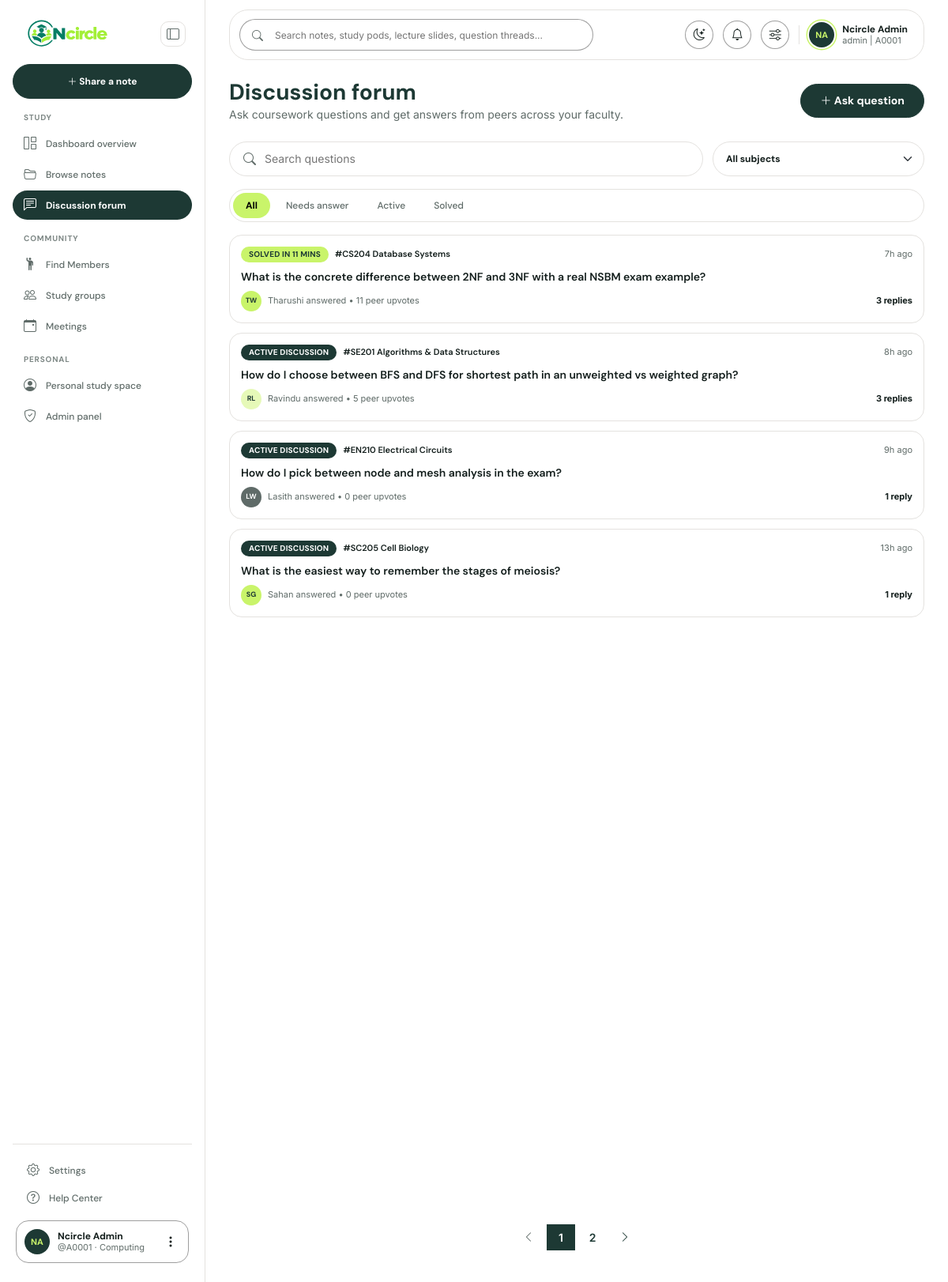
The page /forum (signed in) on the database its author committed.
### tables this page shows
CREATE TABLE users (
    id INT UNSIGNED AUTO_INCREMENT PRIMARY KEY,
    name VARCHAR(100) NOT NULL,
    username VARCHAR(60) NOT NULL UNIQUE,
    student_id VARCHAR(20) NOT NULL UNIQUE,
    email VARCHAR(120) NOT NULL UNIQUE,
    faculty VARCHAR(30) NOT NULL,
    academic_year TINYINT UNSIGNED NOT NULL DEFAULT 1,
    bio VARCHAR(500) NULL,
    avatar VARCHAR(80) NULL,
    skills VARCHAR(255) NULL,
    open_to_help TINYINT(1) NOT NULL DEFAULT 1,
    listed_in_directory TINYINT(1) NOT NULL DEFAULT 1,
    password_hash VARCHAR(255) NOT NULL,
    role ENUM('student','admin') NOT NULL DEFAULT 'student',
    status ENUM('active','blocked') NOT NULL DEFAULT 'active',
    weekly_goal_minutes SMALLINT UNSIGNED NOT NULL DEFAULT 600,
    email_verified_at DATETIME NULL,
    last_seen_at DATETIME NULL,
    created_at DATETIME NOT NULL DEFAULT CURRENT_TIMESTAMP
);

CREATE TABLE questions (
    id INT UNSIGNED AUTO_INCREMENT PRIMARY KEY,
    user_id INT UNSIGNED NOT NULL,
    subject_id INT UNSIGNED NOT NULL,
    title VARCHAR(200) NOT NULL,
    body TEXT NOT NULL,
    views INT UNSIGNED NOT NULL DEFAULT 0,
    solved_at DATETIME NULL,
    is_hidden TINYINT(1) NOT NULL DEFAULT 0,
    created_at DATETIME NOT NULL DEFAULT CURRENT_TIMESTAMP,
    FOREIGN KEY (user_id) REFERENCES users(id) ON DELETE CASCADE,
    FOREIGN KEY (subject_id) REFERENCES subjects(id),
    FULLTEXT INDEX ft_questions (title, body)
);

CREATE TABLE subjects (
    id INT UNSIGNED AUTO_INCREMENT PRIMARY KEY,
    code VARCHAR(12) NOT NULL UNIQUE,
    name VARCHAR(100) NOT NULL,
    faculty VARCHAR(30) NOT NULL,
    year TINYINT UNSIGNED NOT NULL DEFAULT 1,
    is_active TINYINT(1) NOT NULL DEFAULT 1
);

### views/components/thread-card.php (the view)
<?php
$question = $question ?? [];
$badge = Question::statusBadge($question);
$replies = (int) $question["replies"];
$lead = $question["lead_answerer"] ?? null;
?>
<article class="sc-thread">
    <div class="sc-thread__top">
        <span class="sc-state sc-state--<?= e($badge["tone"]) ?>"><?= e($badge["label"]) ?></span>
        <span class="sc-thread__subject">#<?= e($question["subject"]) ?> <?= e($question["subject_name"]) ?></span>
        <span class="sc-thread__time"><?= e(time_ago($question["created_at"])) ?></span>
    </div>
    <h3 class="sc-thread__title"><a href="<?= e(url("/forum/" . (int) $question["id"])) ?>"><?= e($question["title"]) ?></a></h3>
    <div class="sc-thread__foot">
        <?= component("avatar", ["name" => $lead ?: $question["author"], "photo" => $lead ? avatar_url($question["lead_id"] ?? 0, $question["lead_avatar"] ?? null) : avatar_url($question["user_id"] ?? 0, $question["author_avatar"] ?? null), "size" => "sm"]) ?>
        <span class="sc-thread__meta">
            <?php if ($lead): ?>
                <?= e(strtok($lead, " ")) ?> answered &bull; <?= (int) $question["upvotes"] ?> peer upvotes
            <?php else: ?>
                <?= e(strtok($question["author"], " ")) ?> asking &bull; <?= (int) $question["views"] ?> views
            <?php endif; ?>
        </span>
        <?php if ($replies > 0): ?>
            <strong class="sc-thread__count"><?= $replies ?> <?= $replies === 1 ? "reply" : "replies" ?></strong>
        <?php else: ?>
            <a class="sc-thread__first" href="<?= e(url("/forum/" . (int) $question["id"] . "#reply")) ?>">Be first</a>
        <?php endif; ?>
    </div>
</article>

### views/forum/index.php (shortened to what the rows shown need)
<?= component("page-header", [
    "title" => "Discussion forum",
    "subtitle" => "Ask coursework questions and get answers from peers across your faculty.",
    "actions" => component("button", ["label" => "Ask question", "icon" => "plus-lg", "variant" => "dark", "size" => "sm", "href" => url("/forum/create")]),
]) ?>
<?php if ($result["rows"]): ?>
    <div class="sc-stack">
        <?php foreach ($result["rows"] as $question): ?><?= component("thread-card", ["question" => $question]) ?><?php endforeach; ?>
    </div>
<?php else: ?>
    <div class="sc-card"><?= component("empty-state", ["icon" => "chat-left-text", "title" => "No questions found", "text" => "Be the first to ask about this.", "actionLabel" => "Ask question", "actionHref" => url("/forum/create")]) ?></div>
<?php endif; ?>

### views/components/avatar.php
<?php
$name = $name ?? "";
$photo = $photo ?? null;
$tones = ["teal", "lime", "grey", "pale"];
$tone = $tone ?? $tones[abs(crc32((string) $name)) % count($tones)];
$size = $size ?? "md";
$ring = !empty($ring);
?>
<span class="sc-person sc-person--<?= e($tone) ?> sc-person--<?= e($size) ?><?= $ring ? " sc-person--ring" : "" ?>" aria-hidden="true"><?php if ($photo): ?><img src="<?= e($photo) ?>" alt="" loading="lazy"><?php else: ?><?= e(initials($name)) ?><?php endif; ?></span>

### views/partials/sidebar.php (shortened to what the rows shown need)
<?php
$user = Auth::user();
?>
<aside class="sc-sidebar offcanvas-lg offcanvas-start" tabindex="-1" id="scSidebar" aria-label="Main menu">
    <div class="sc-sidebar__inner">
        <div class="sc-sidebar__foot">
            <div class="sc-user-widget">
                <a class="sc-user-widget__text" href="<?= e(url("/profile")) ?>">
                    <strong><?= e($user["name"]) ?></strong>
                    <small>@<?= e($user["student_id"]) ?> &middot; <?= e($user["faculty"]) ?></small>
                </a>
            </div>
        </div>
    </div>
</aside>

### views/partials/navbar-app.php (shortened to what the rows shown need)
<?php
$user = Auth::user();
?>
<header class="sc-topbar-wrap">
    <div class="sc-topbar">
        <div class="sc-topbar__actions">
            <a class="sc-topbar__profile" href="<?= e(url("/profile")) ?>">
                <span class="sc-topbar__who">
                    <strong><?= e($user["name"]) ?></strong>
                    <small><?= e($user["username"]) ?> | <?= e($user["student_id"]) ?></small>
                </span>
            </a>
        </div>
    </div>
</header>

### rows shown on the page
users: name "Ncircle Admin", student "A0001", faculty "Computing", username "admin"
questions: solved_at+created_at "SOLVED IN 11 MINS", subject.code "CS204", subject.name "Database Systems", created_at "7h ago", title "What is the concrete difference between 2NF and 3NF with a real NSBM exam example?", name "TW", lead "Tharushi", upvotes "11", replies "3"
questions: label "ACTIVE DISCUSSION", subject.code "SE201", subject.name "Algorithms & Data Structures", created_at "8h ago", title "How do I choose between BFS and DFS for shortest path in an unweighted vs weighted graph?", name "RL", lead "Ravindu", upvotes "5", replies "3"
questions: label "ACTIVE DISCUSSION", subject.code "EN210", subject.name "Electrical Circuits", created_at "9h ago", title "How do I pick between node and mesh analysis in the exam?", name "LW", lead "Lasith", upvotes "0", replies "1", shows "reply"
questions: label "ACTIVE DISCUSSION", subject.code "SC205", subject.name "Cell Biology", created_at "13h ago", title "What is the easiest way to remember the stages of meiosis?", name "SG", lead "Sahan", upvotes "0", replies "1", shows "reply"

### other values the page prints
$inner "Share a note Ask question"
$heading "STUDY"
$label "Dashboard overview"
$label "Browse notes"
$label "Discussion forum"
$heading "COMMUNITY"
$label "Find Members"
$label "Study groups"
$label "Meetings"
$heading "PERSONAL"
$label "Personal study space"
initials($name) "NA NA"
$title "Discussion forum"
$subtitle "Ask coursework questions and get answers from peers across your faculty."
$label "All"
